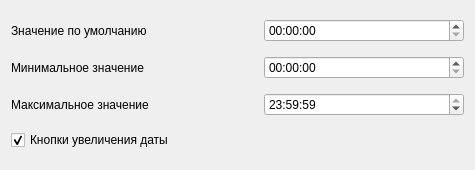
<?xml version="1.0" encoding="UTF-8"?>
<ui version="4.0">
 <class>Time</class>
 <widget class="QWidget" name="Time">
  <property name="geometry">
   <rect>
    <x>0</x>
    <y>0</y>
    <width>475</width>
    <height>170</height>
   </rect>
  </property>
  <property name="minimumSize">
   <size>
    <width>475</width>
    <height>0</height>
   </size>
  </property>
  <property name="windowTitle">
   <string>Time</string>
  </property>
  <layout class="QVBoxLayout" name="verticalLayout">
   <item>
    <layout class="QHBoxLayout" name="defaultLayout">
     <item>
      <widget class="QLabel" name="defaultLabel">
       <property name="sizePolicy">
        <sizepolicy hsizetype="Maximum" vsizetype="Preferred">
         <horstretch>0</horstretch>
         <verstretch>0</verstretch>
        </sizepolicy>
       </property>
       <property name="text">
        <string>Значение по умолчанию</string>
       </property>
      </widget>
     </item>
     <item>
      <spacer name="defaultSpacer">
       <property name="orientation">
        <enum>Qt::Horizontal</enum>
       </property>
       <property name="sizeHint" stdset="0">
        <size>
         <width>40</width>
         <height>20</height>
        </size>
       </property>
      </spacer>
     </item>
     <item>
      <widget class="QTimeEdit" name="defaultField">
       <property name="minimumSize">
        <size>
         <width>200</width>
         <height>0</height>
        </size>
       </property>
       <property name="displayFormat">
        <string>HH:mm:ss</string>
       </property>
      </widget>
     </item>
    </layout>
   </item>
   <item>
    <layout class="QHBoxLayout" name="minValueLayout">
     <item>
      <widget class="QLabel" name="minValueLabel">
       <property name="sizePolicy">
        <sizepolicy hsizetype="Maximum" vsizetype="Preferred">
         <horstretch>0</horstretch>
         <verstretch>0</verstretch>
        </sizepolicy>
       </property>
       <property name="text">
        <string>Минимальное значение</string>
       </property>
      </widget>
     </item>
     <item>
      <spacer name="minValueSpacer">
       <property name="orientation">
        <enum>Qt::Horizontal</enum>
       </property>
       <property name="sizeHint" stdset="0">
        <size>
         <width>40</width>
         <height>20</height>
        </size>
       </property>
      </spacer>
     </item>
     <item>
      <widget class="QTimeEdit" name="minValueField">
       <property name="minimumSize">
        <size>
         <width>200</width>
         <height>0</height>
        </size>
       </property>
       <property name="displayFormat">
        <string>HH:mm:ss</string>
       </property>
      </widget>
     </item>
    </layout>
   </item>
   <item>
    <layout class="QHBoxLayout" name="maxValueLayout">
     <item>
      <widget class="QLabel" name="maxValueLabel">
       <property name="sizePolicy">
        <sizepolicy hsizetype="Maximum" vsizetype="Preferred">
         <horstretch>0</horstretch>
         <verstretch>0</verstretch>
        </sizepolicy>
       </property>
       <property name="text">
        <string>Максимальное значение</string>
       </property>
      </widget>
     </item>
     <item>
      <spacer name="maxValueSpacer">
       <property name="orientation">
        <enum>Qt::Horizontal</enum>
       </property>
       <property name="sizeHint" stdset="0">
        <size>
         <width>40</width>
         <height>20</height>
        </size>
       </property>
      </spacer>
     </item>
     <item>
      <widget class="QTimeEdit" name="maxValueField">
       <property name="minimumSize">
        <size>
         <width>200</width>
         <height>0</height>
        </size>
       </property>
       <property name="displayFormat">
        <string>HH:mm:ss</string>
       </property>
       <property name="time">
        <time>
         <hour>23</hour>
         <minute>59</minute>
         <second>59</second>
        </time>
       </property>
      </widget>
     </item>
    </layout>
   </item>
   <item>
    <widget class="QCheckBox" name="increaseButtonsCheckbox">
     <property name="text">
      <string>Кнопки увеличения даты</string>
     </property>
     <property name="checked">
      <bool>true</bool>
     </property>
    </widget>
   </item>
  </layout>
 </widget>
 <resources/>
 <connections/>
</ui>
